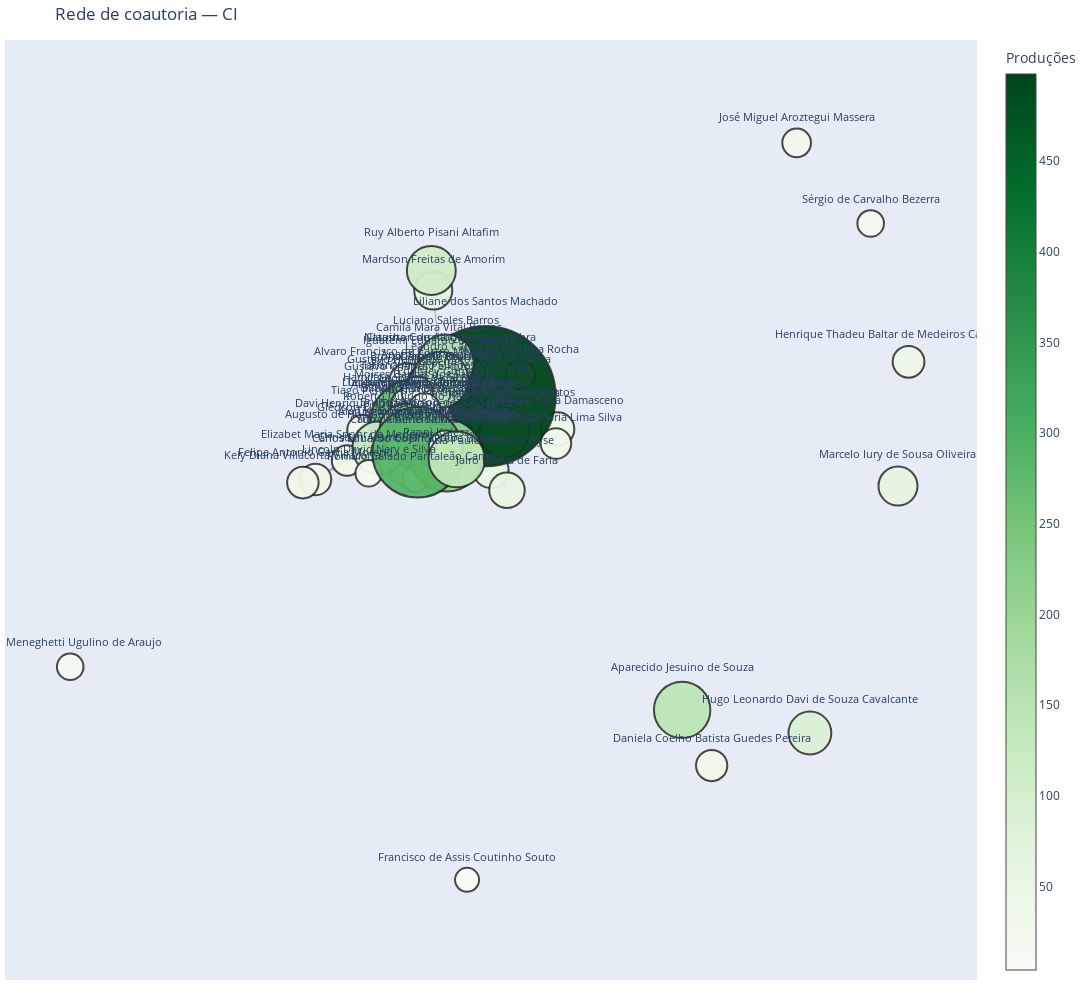

Write notebook code for a chart like this one.
### Code cell
edge_agg = defaultdict(int)
for _, r in pc.iterrows():
    a, b, c = r["nome"], r["coautor"], int(r["count"])
    edge_agg[tuple(sorted((a, b)))] += c

prod_counts = (
    df.set_index("nome")["quantidade_producoes_bibliograficas"].fillna(0).to_dict()
)
vals = np.array(list(prod_counts.values()) or [0], dtype=float)
mn, mx = vals.min(), vals.max()
min_size, max_size = 24, 140  # maiores para destaque


def scale_size(v):
    if mx == mn:
        return (min_size + max_size) / 2
    # escala linear
    return float(min_size + (v - mn) / (mx - mn) * (max_size - min_size))


weights = np.array(list(edge_agg.values()) or [1], dtype=float)
wmin, wmax = weights.min(), weights.max()
min_w, max_w = 1.0, 10.0


def scale_w(w):
    if wmax == wmin:
        return (min_w + max_w) / 2
    return float(min_w + (w - wmin) / (wmax - wmin) * (max_w - min_w))


G = nx.Graph()
for n in sorted(prof_names):
    G.add_node(n, producoes=int(prod_counts.get(n, 0)))
for (a, b), w in edge_agg.items():
    G.add_edge(a, b, weight=int(w))

pos = nx.spring_layout(G, seed=1)

edge_traces = []
for u, v, data in G.edges(data=True):
    x0, y0 = pos[u]
    x1, y1 = pos[v]
    w = data.get("weight", 1)
    edge_traces.append(
        go.Scatter(
            x=[x0, x1, None],
            y=[y0, y1, None],
            mode="lines",
            line=dict(width=scale_w(w), color="rgba(100,100,100,0.5)"),
            hoverinfo="text",
            text=f"{u} — {v}<br>Coautorias: {w}",
            showlegend=False,
        )
    )

node_x = [pos[n][0] for n in G.nodes()]
node_y = [pos[n][1] for n in G.nodes()]
node_sizes = [scale_size(G.nodes[n]["producoes"]) for n in G.nodes()]
node_text = [f"{n}<br>Produções: {G.nodes[n]['producoes']}" for n in G.nodes()]

node_trace = go.Scatter(
    x=node_x,
    y=node_y,
    mode="markers+text",
    text=list(G.nodes()),
    textposition="top center",
    hoverinfo="text",
    hovertext=node_text,
    marker=dict(
        size=node_sizes,
        color=[prod_counts.get(n, 0) for n in G.nodes()],
        colorscale="Greens",
        colorbar=dict(title="Produções"),
        line=dict(width=2, color="rgba(30,30,30,0.85)"),
        opacity=0.95,
        symbol="circle",
    ),
    textfont=dict(size=11),
)

fig = go.Figure(
    data=edge_traces + [node_trace],
    layout=go.Layout(
        title="Rede de coautoria — CI",
        showlegend=False,
        hovermode="closest",
        margin=dict(b=20, l=5, r=5, t=40),
        xaxis=dict(
            showgrid=False,
            zeroline=False,
            showticklabels=False,
            scaleanchor="y",
            scaleratio=1,
        ),
        yaxis=dict(showgrid=False, zeroline=False, showticklabels=False),
        dragmode="pan",
    ),
)

fig.update_layout(width=2000, height=1000)
fig.show(config={"scrollZoom": True})
